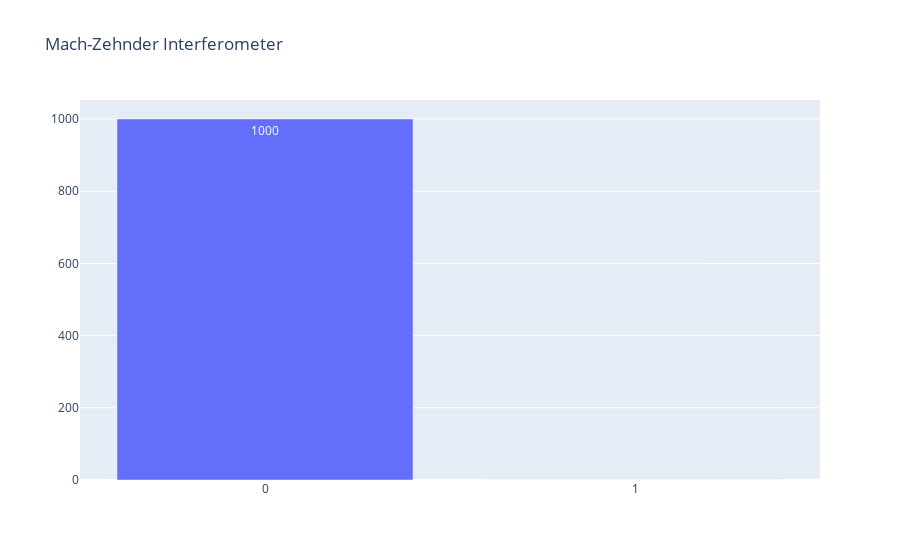

Source (notebook cell):
### Code cell
results = qsharp.run("MachZehnder()", shots=1000)
plot(results, title="Mach-Zehnder Interferometer")

### Figure 1 — Plotly figure (JSON) as saved in the notebook; plotly's stock layout.template omitted (floating-point values rounded to 4 significant figures)
{"data": [{"text": ["1000", "0"], "type": "bar", "x": ["0", "1"], "y": [1000, 0]}], "layout": {"title": {"text": "Mach-Zehnder Interferometer"}}}
